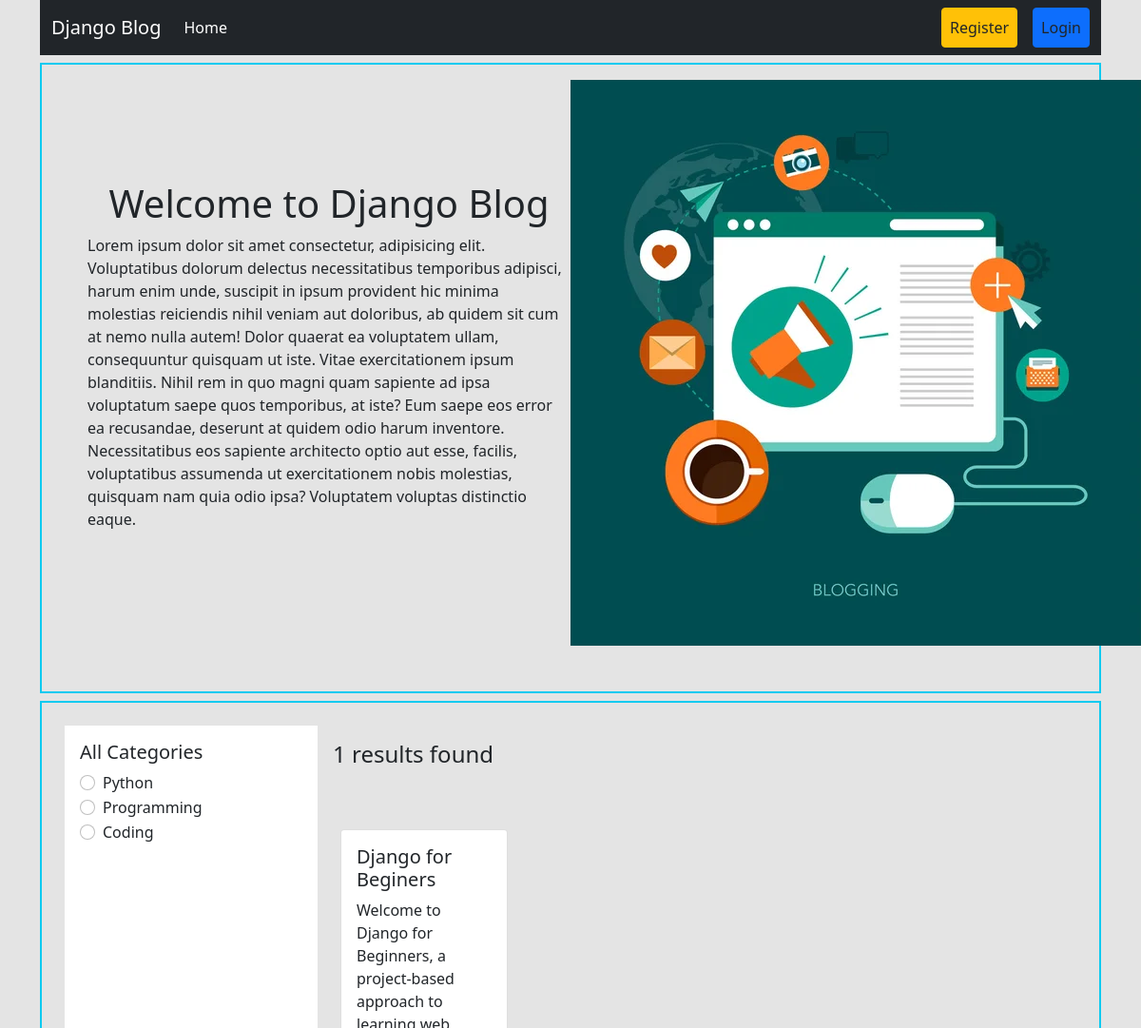
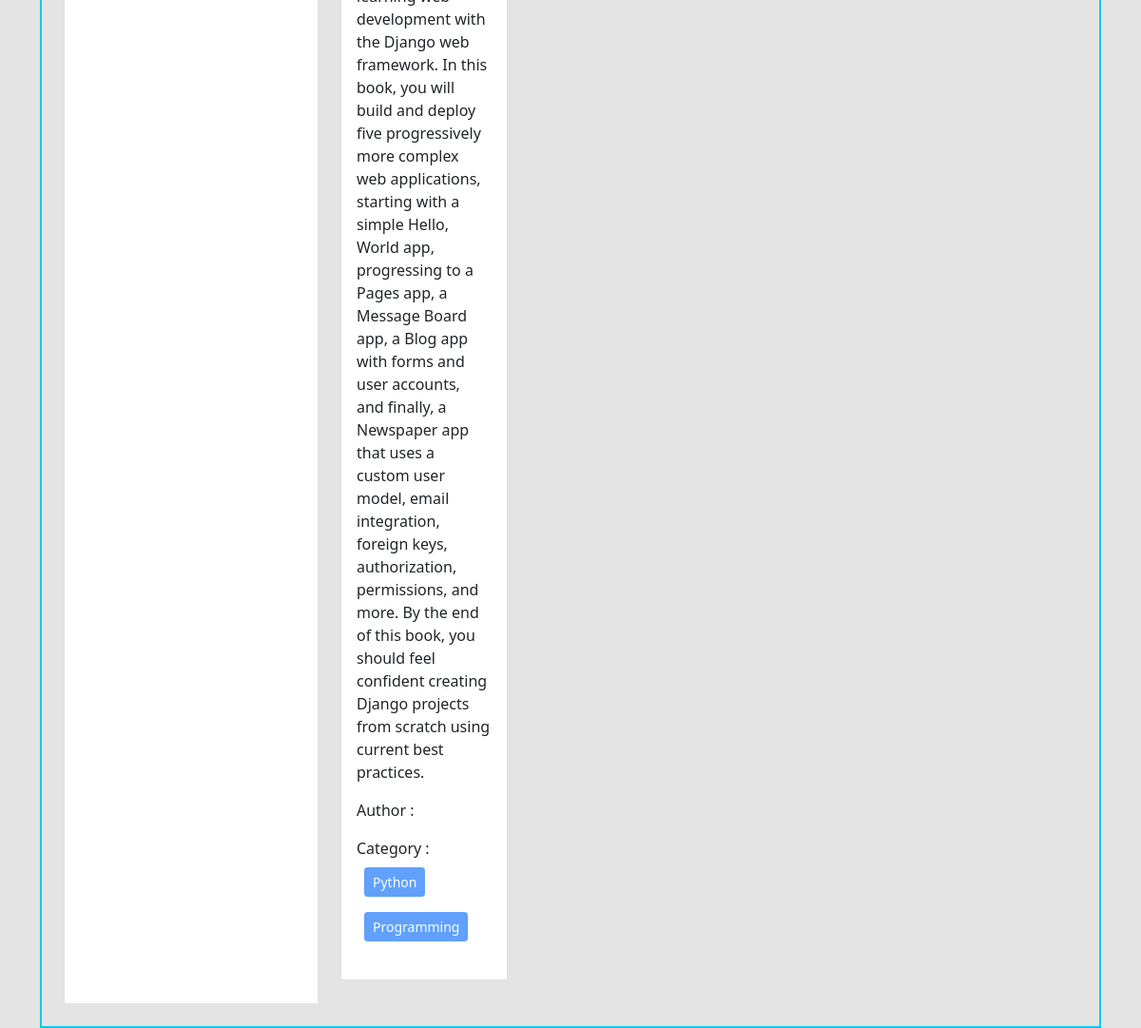
The page / on the database its author committed (2 pictures, top to bottom).
### categories/models.py (models this page shows, shortened)
class Category(models.Model):
    name = models.CharField(max_length=100)
    slug = models.SlugField(max_length=100, unique=True, null=True, blank=True)

### posts/models.py (models this page shows, shortened)
class Post(models.Model):
    title = models.CharField(max_length=255)
    content = models.TextField()
    category = models.ManyToManyField(Category) # ekta post multiple category er moddhe thakte pare abar ekta category er moddhe multiple post thakte pare
    author = models.ForeignKey(User, on_delete=models.CASCADE)

### blog_project/views.py (the view, shortened to what this page needs)
# urls.py: 2. Add a URL to urlpatterns:  path('', views.home, name='home')
def home(request, category_slug = None): # initially dhore nicchi je category_slug None thakbe karon hocche user first time home page e asle se normal page dekhbe, se filter korte chaile category te click korlei sei category er slug ta capture korbo ar seta tokhn ar None thakbe na
    data = Post.objects.all() # sob post gula ke niye aslam
    categories = Category.objects.all() # sob category dekhabo
    return render(request, 'home.html', {'data' : data, 'category' : categories})

### templates/home.html
{% extends 'base.html' %}
{% load static %}
{% block content %}
<div class="d-flex flex-wrap px-5 pt-3 align-items-center border border-info border-2 p-5 mt-2">
  <div class="col-6">
    <h1 class="text-center">Welcome to Django Blog</h1>
    <p>Lorem ipsum dolor sit amet consectetur, adipisicing elit. Voluptatibus dolorum delectus necessitatibus temporibus adipisci, harum enim unde, suscipit in ipsum provident hic minima molestias reiciendis nihil veniam aut doloribus, ab quidem sit cum at nemo nulla autem! Dolor quaerat ea voluptatem ullam, consequuntur quisquam ut iste. Vitae exercitationem ipsum blanditiis. Nihil rem in quo magni quam sapiente ad ipsa voluptatum saepe quos temporibus, at iste? Eum saepe eos error ea recusandae, deserunt at quidem odio harum inventore. Necessitatibus eos sapiente architecto optio aut esse, facilis, voluptatibus assumenda ut exercitationem nobis molestias, quisquam nam quia odio ipsa? Voluptatem voluptas distinctio eaque.</p>
  </div>
  <div class="col-6">
<img src="{% static 'header.jpg' %}" />
  </div>
</div>
<div class="d-flex flex-wrap p-4 border border-info border-2 mt-2">
  <div class="col-3 bg-white p-3" >
    <h5>All Categories</h5>
    {% for cat in category %}
    <div class="form-check">
      <input
        class="form-check-input"
        type="radio"
        name="category"
        id="{{cat.id}}"
      />
      <label class="form-check-label" for="{{cat.id}}">
        <a href="{% url 'category_wise_post' cat.slug %}" class="text-decoration-none text-dark" >{{cat.name}}</a>
      </label>
    </div>
    {% endfor %}
  </div>
  <div class="col-9 p-3">
    <h4>{{data | length}} results found</h4>
    <div class="d-flex flex-wrap pt-5">
      {% for post in data %}
      <div class="col-sm-3">
        <div class="card m-2">
          <div class="card-body">
            <h5 class="card-title">{{post.title}}</h5>
            <p class="card-text">{{post.content}}</p>
            <p>Author : {{post.author.first_name}} {{post.author.last_name}}</p>
            <p>
              Category : {% for cat in post.category.all %}
              <button class="btn btn-primary btn-sm m-2" disabled>
                {{cat.name}}
              </button>
              {% endfor %}
            </p>
          </div>
        </div>
      </div>
      {% endfor %}
    </div>
  </div>
</div>
{% endblock %}

### templates/base.html (shortened to what this page needs)
<!DOCTYPE html>
<html lang="en">
  <head>
    <link
      href="https://cdn.jsdelivr.net/npm/bootstrap@5.0.2/dist/css/bootstrap.min.css"
      rel="stylesheet"
    />
  </head>
  <body style="background-color : #e4e4e4" class="container ">
    <nav class="navbar navbar-expand-lg navbar-dark bg-dark">
      <div class="container-fluid">
        <a class="navbar-brand" href="{% url 'homepage' %}">Django Blog</a>
        <div class="collapse navbar-collapse" id="navbarSupportedContent">
          <ul class="navbar-nav me-auto mb-2 mb-lg-0">
            <li class="nav-item">
              <a
                class="nav-link active"
                aria-current="page"
                href="{% url 'homepage' %}"
                >Home</a
              >
            </li>
          </ul>
          <div class="d-flex">
            <ul class="navbar-nav me-auto mb-2 mb-lg-0">
              {% if request.user.is_authenticated %}
              <li class="nav-item mx-3">
                <a
                  class="nav-link btn btn-warning text-dark"
                  href="{% url 'profile' %}"
                  >Profile</a
                >
              </li>
              <li class="nav-item mx-3">
                <a
                  class="nav-link btn btn-danger text-dark"
                  href="{% url 'user_logout' %}"
                  >Logout</a
                >
              </li>
              {% else %}
              <li class="nav-item mx-3">
                <a
                  class="nav-link btn btn-warning text-dark"
                  href="{% url 'register' %}"
                  >Register</a
                >
              </li>
              <li class="nav-item">
                <a
                  class="nav-link btn btn-primary text-dark"
                  href="{% url 'user_login' %}"
                  >Login</a
                >
              </li>
              {% endif %}
            </ul>
          </div>
        </div>
      </div>
    </nav>
    {% block content %} {% endblock %}
  </body>
</html>

### rows shown on the page
Category: name "Python"
Category: name "Programming"
Category: name "Coding"
Post: title "Django for Beginers", content "Welcome to Django for Beginners, a project-based approach to learning web development with the Django web framework. In this book, you will build and deploy five progressively more complex web applications, starting with a simple Hello, World app, progressing to a Pages app, a Message Board app, a Blog app with forms and user accounts, and finally, a Newspaper app that uses a custom user model, email integration, foreign keys, authorization, permissions, and more. By the end of this book, you should feel confident creating Django projects from scratch using current best practices."

### other values the page prints
{{ data | length }} "1"
